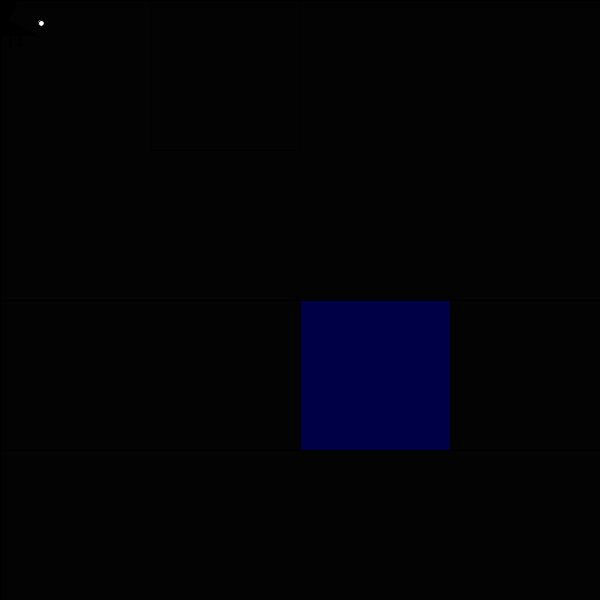
Frame 1 (no input)
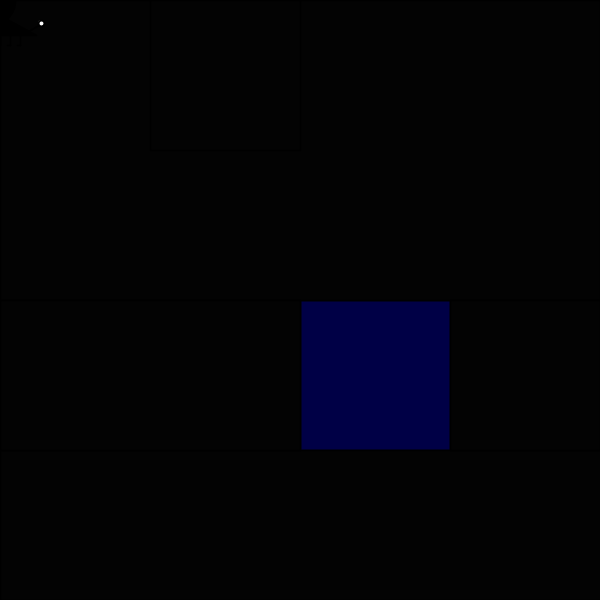
Frame 60 (the mouse pressed at the canvas centre just before this capture)
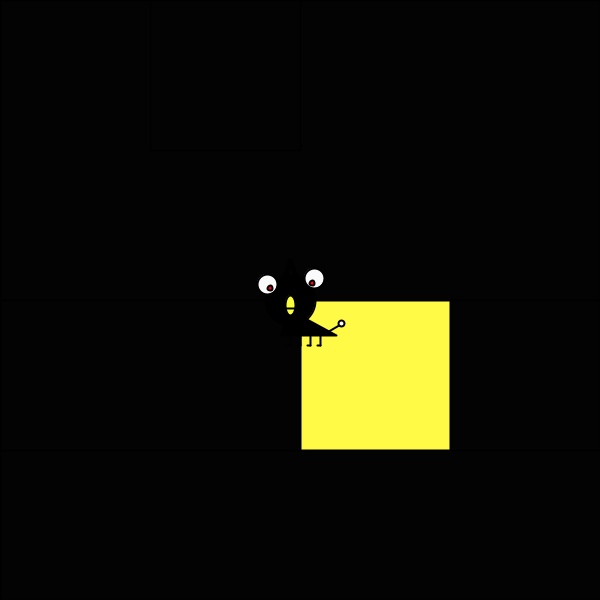
Frame 120 (the mouse held since frame 60 and released just before this capture)

The Processing sketch that drew these frames (run headless with seeded random() and noise(); from frame 60 on, the mouse is pressed at the canvas centre):

// Processing sketch: processing_126427
// ── processing_126427.pde

void setup() {
  size(600,600);
  noCursor();
}


void draw() {

  background(mouseY-20,mouseX-50,70);
  
fill(3);


rect(0,0,600,300);

rect(0,450,6000,150);

rect(0,300,300,150);

rect(150,0,150,150);

rect(450,300,150,150);


  translate(mouseX-50,mouseY-50);
  
//sippo
pushMatrix();
fill(250);
translate(75,83);
rotate(map(mouseX-22,mouseY-22,600,0,25));
line(0,0,17,-10);

ellipse(16,-10,6,6);
//ellipse(84,70,6,6);

popMatrix();

fill(0);

strokeJoin(ROUND);
triangle(30, 85, 40, 60, 86, 85);

//tuno

strokeWeight(5);
line(30,40,40,10);
line(50,40,40,10);

strokeWeight(2);


//ganmen
ellipse(40,50,50,50);
//kutibasi
fill(251,255,59);
ellipse(40,55,10,20);

//me migi
fill(250);
pushMatrix();
translate(62,33);
rotate(map(mouseX,mouseY,600,0,222));
//ellipse(60,38,20,20);
ellipse(2,-5,20,20);

//hitomi
fill(250,3,23);
ellipse(0,0,5,5);
popMatrix();

//me hidari
fill(250);
pushMatrix();
translate(20,38);
rotate(map(mouseX,mouseY,600,0,-22));
//ellipse(20,38,20,20);
ellipse(-3,-4,20,20);

//hitomi
fill(250,3,23);
ellipse(0,0,5,5);
popMatrix();



//kutisen
strokeWeight(2);
fill(250);
line(28,58,52,58);



//asi

line(40,85,40,95);

line(50,85,50,95);

line(60,85,60,95);

line(70,85,70,95);
//asi saki
line(37,95,40,95);

line(47,95,50,95);

line(57,95,60,95);

line(67,95,70,95);



}
